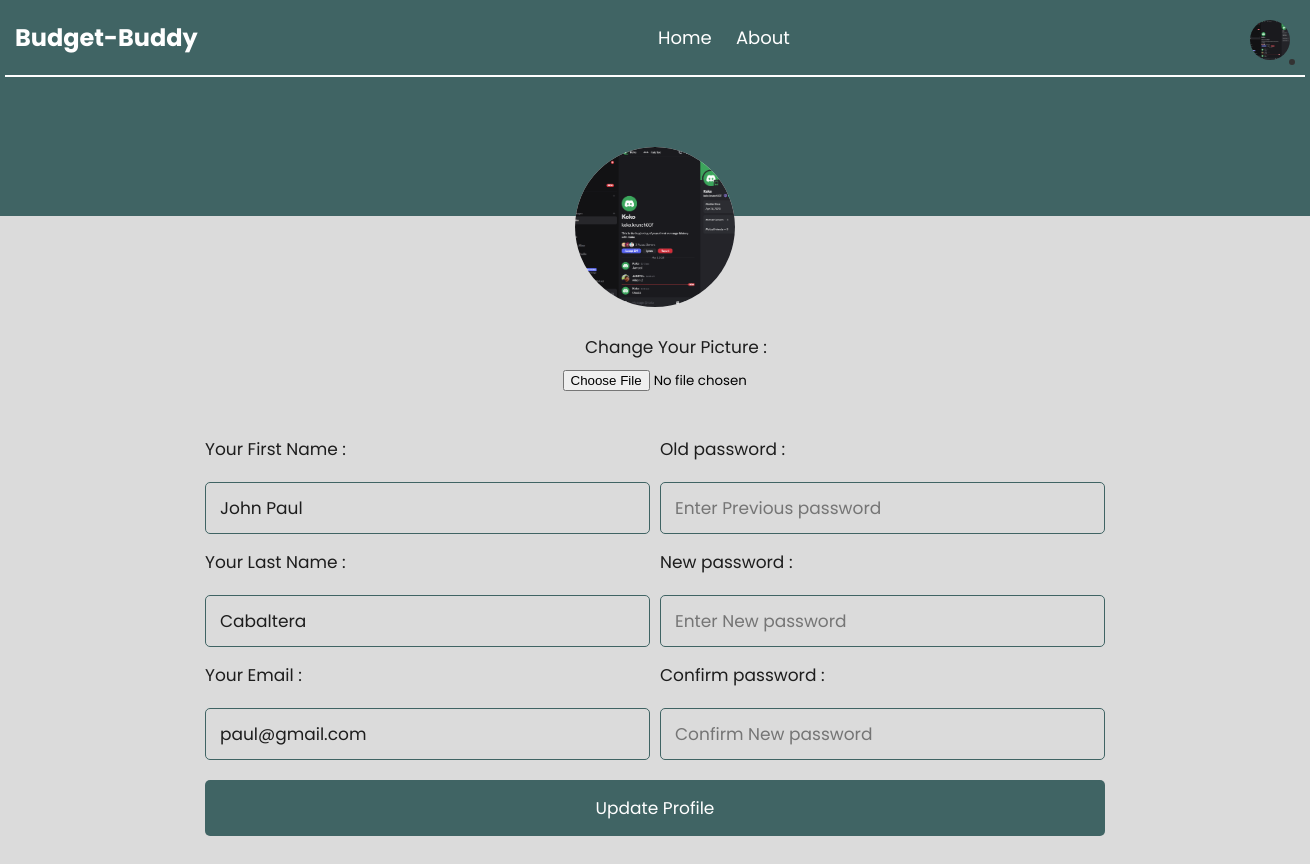
The app's page /profile.php (signed in) with its own data.
### tables this page shows
CREATE TABLE `users` (
  `user_id` int(11) NOT NULL,
  `unique_id` int(11) NOT NULL,
  `fname` varchar(255) NOT NULL,
  `lname` varchar(255) NOT NULL,
  `email` varchar(255) NOT NULL,
  `password` varchar(255) NOT NULL,
  `img` varchar(255) NOT NULL,
  `reset_token` varchar(64) DEFAULT NULL,
  `token_expiry` datetime DEFAULT NULL
);

### profile.php (the view, shortened to what this page needs)
<?php
include 'php/config.php';
$user_id = $_SESSION['unique_id'];
$select = mysqli_query($conn, "SELECT * FROM users WHERE unique_id = $user_id");
if (mysqli_num_rows($select) > 0) {
    $fetch = mysqli_fetch_assoc($select);
}
$sql = "SELECT * FROM users WHERE unique_id = '{$_SESSION['unique_id']}'";
$result = mysqli_query($conn, $sql);
if (mysqli_num_rows($result) > 0) {
    $row = mysqli_fetch_assoc($result);
}
?>
<!DOCTYPE html>
<html lang="en">
<head>
   <link rel="stylesheet" href="css/profile.css">
</head>
<body>
<header>
        <div class="containers">
            <div class="navbar">
                <div class="navbar_logo">
                    <h2>Budget-Buddy</h2>
                </div>
                <div class="menu_items">
                    <a href="home.php">Home</a>
                    <a href="about.php">About</a>
                </div>
                <div class="navbar_acc">
                    <div class="profile-wrapper">
                        <img src="php/images/<?php echo $row['img']; ?>" alt="Profile" class="profile-img">
                        <i class="fas fa-chevron-down dropdown-arrow"></i>
                    </div>
                </div>
            </div>
        </div>
<section class="dashboard">
<div class="update-profile">
   <?php
      $select = mysqli_query($conn, "SELECT * FROM users WHERE unique_id = {$_SESSION['unique_id']}");
      if(mysqli_num_rows($select) > 0){
         $fetch = mysqli_fetch_assoc($select);
      }
   ?>
   <form action="" method="post" enctype="multipart/form-data">
        <?php
         if ($fetch['img'] == '') {
            echo '<img src="php/images/' . $row['img'] . '" alt="">';
         }else{
            echo '<img src="php/images/'.$fetch['img'].'">';
         }
         ?>
         <div class="prof">
        <span>Change Your Picture :</span>
            <input type="file" name="update_image" accept="image/jpg, image/jpeg, image/png" class="imageBox">
        </div>
      <div class="flex">
         <div class="inputBox">
            <span>Your First Name :</span>
            <input type="text" name="update_name" value="<?php echo $fetch['fname']; ?>" class="box">
            <span>Your Last Name :</span>
            <input type="text" name="update_lname" value="<?php echo $fetch['lname']; ?>" class="box">
            <span>Your Email :</span>
            <input type="email" name="update_email" value="<?php echo $fetch['email']; ?>" class="box">
         </div>
         <div class="inputBox">
            <span>Old password :</span>
            <input type="password" name="update_pass" placeholder="Enter Previous password" class="box">
            <span>New password :</span>
            <input type="password" name="new_pass" placeholder="Enter New password" class="box">
            <span>Confirm password :</span>
            <input type="password" name="confirm_pass" placeholder="Confirm New password" class="box">
         </div>
      </div>
      <input type="submit" value="Update Profile" name="update_profile" class="btn">
   </form>
</div>
        </header>
</body>
</html>

### css/profile.css (style rules this page uses)
* { margin: 0; padding: 0; box-sizing: border-box; outline: none; border: none; text-decoration: none; font-family: 'Poppins', sans-serif; }
body { background-color: rgb(219, 219, 219); }
.containers { width: 1300px; margin: auto; }
header { background-color: rgb(64, 100, 100); color: #fff; height: 27vh; }
.navbar { display: flex; justify-content: space-between; align-items: center; padding: 10px; border-bottom: 2px solid #fff; }
.menu_items a { margin: 10px; color: #fff; font-size: 18px; text-transform: capitalize; }
.navbar_acc img { width: 40px; height: 40px; border-radius: 50%; margin-top: 10px; }
.btn, .delete-btn { width: 100%; border-radius: 5px; padding: 15px 30px; color:#1d1d1d; display: block; text-align: center; cursor: pointer; font-size: 17px; margin-top: 20px; text-decoration: none; border-color : red ; border-style : solid ; border-width : 0; }
.btn { background-color: rgb(64, 100, 100) ; color: #fff; }
.update-profile { display: flex; align-items: center; justify-content: center; }
.update-profile form { padding: 50px; margin-top: -10px; text-align: center; width: 1000px; text-align: center; border-radius: 5px; }
.update-profile form img { height: 160px; width: 160px; border-radius: 50%; background-color: #fff; object-fit: cover; margin-bottom: 5px; margin-top: 30px; }
.update-profile form .flex { display: flex; justify-content: space-between; margin-bottom: 15px; gap: 10px; }
.prof { margin-top: 10px; margin-left: 100px; justify-content: center; align-items: center; }
.prof span { text-align: left; align-items: center; margin-left: 280px; display: block; margin-top: 15px; font-size: 17px; color: #1d1d1d; }
.prof .imageBox { margin-top: 10px; margin-bottom: 10px; color: #000; }
.update-profile form .flex .inputBox { margin-top: 20px; width: 50%; }
.update-profile form .flex .inputBox span { text-align: left; display: block; margin-top: 15px; font-size: 17px; color: #1d1d1d; }
.update-profile form .flex .inputBox .box { width: 100%; border-radius: 5px; background-color: rgb(219, 219, 219); border: 1px solid rgb(64, 100, 100); padding: 12px 14px; font-size: 17px; color: #1d1d1d; margin-top: 20px; }

### profile.php (style rules this page uses)
.navbar_acc { position: relative; }
.profile-wrapper { position: relative; width: 45px; height: 45px; cursor: pointer; }
.profile-img { width: 100%; height: 100%; border-radius: 50%; object-fit: cover; display: block; }
.dropdown-arrow { position: absolute; bottom: 0; right: 0; background-color: #333; border-radius: 50%; padding: 3px; font-size: 10px; color: white; transition: transform 0.3s ease; }

### records on screen
users: img (picture), update_name "John Paul", update_lname "Cabaltera", update_email "paul@gmail.com"
